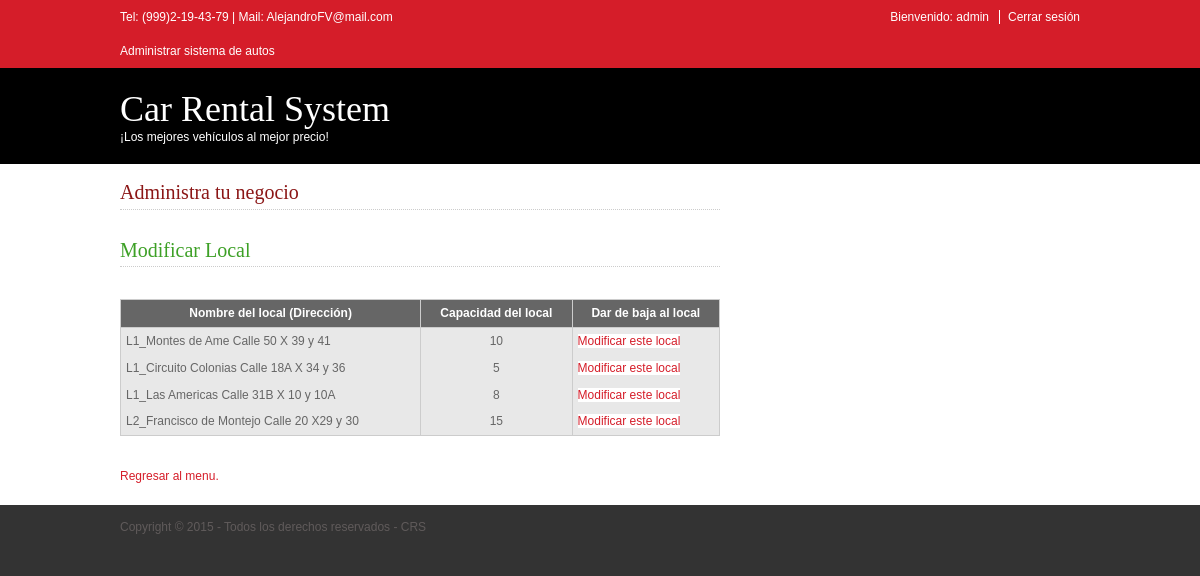
The page /pages/modificarLocation.php (signed in) on the database its author committed.
### tables this page shows
CREATE TABLE IF NOT EXISTS `location` (
  `id_location` INT NOT NULL AUTO_INCREMENT,
  `name_location` VARCHAR(80) NOT NULL,
  `capacity_location` INT NOT NULL,
  PRIMARY KEY (`id_location`));

### pages/modificarLocation.php (the view, shortened to what this page needs)
<!DOCTYPE html>
<html>
	<head>
		<link rel="stylesheet" href="../layout/styles/layout.css" type="text/css" />
	</head>
	<body id="top">
		<div class="wrapper col1">
			<div id="topbar">
				<p>Tel: (999)2-19-43-79 | Mail: <a href="mailto:AlejandroFV@mail.com">AlejandroFV@mail.com</a></p>
				<ul>
					<?php
						if (!empty($_SESSION['nick_user'])){
							$name_user = $_SESSION['nick_user'];
							echo "<li> Bienvenido: ".$name_user."</li>";
							echo "<li class='last'><a href='../layout/php/closeSession.php'>Cerrar sesión</a></li>";
						}else{
					?>
							<li><a href="login.html">Iniciar Sesión</a></li>
							<li class="last"><a href="register.html">Registrarse</a></li>
					<?php
						}
					?>
				</ul>
				<br class="clear" />
			</div>
			<?php
				if (!empty($_SESSION['nick_user'])){
					$rol_user = $_SESSION['rol_user'];
					if ($rol_user == "manager") {
						echo "<div id='topbar'>
								<p class='center'><a href='menuManager.php'>Administrar sistema de autos</a></p>
								<br class='clear' />
							</div>";
					}
				}
			?>
		</div>
		<div class="wrapper col2">
			<div id="header">
				<div class="fl_left">
					<h1><a href="../index.php">Car Rental System</a></h1>
					<p>¡Los mejores vehículos al mejor precio!</p>
				</div>
				<br class="clear" />
			</div>
		</div>
		<div class="wrapper col5">
			<div id="container">
				<div id="content">
					<h2 class="title2">Administra tu negocio</h2>
					<br class="clear">
					<h3 class="title4">Modificar Local</h3>
					<br class="clear">
					<div id="center">
						<table>
							<thead>
								<th>Nombre del local (Dirección)</th>
								<th>Capacidad del local</th>
								<th>Dar de baja al local</th>
							</thead>
							<tbody>
								<?php
									require("../layout/php/connection.php");
									$scriptSelect = "SELECT * FROM crs.location";
									$result = mysqli_query($con, $scriptSelect);
									while ($values = mysqli_fetch_array($result)) {
										echo "<tr class='dark'>
											<td>$values[1]</td>
											<td class='center'>$values[2]</td>
											<td><a href='confirmModificarLocation.php?ID= $values[0]'>Modificar este local</a></td>
										</tr>";
									}
								?>
							</tbody>
						</table>
					</div>
					<br class="clear">
				</div>
				<br class="clear" />
				<a href="menuManager.php">Regresar al menu.</a>
			</div>
		</div>
		<div class="wrapper col7">
			<div id="copyright">
				<p class="fl_left">Copyright &copy; 2015 - Todos los derechos reservados - <a href="../index.php">CRS</a></p>
				<br class="clear" />
			</div>
		</div>
	</body>
</html>

### layout/styles/layout.css (style rules this page uses)
html { overflow-y: scroll; }
body { margin: 0; padding: 0; font-size: 12px; font-family: verdana, Arial, Helvetica, sans-serif; color: #FFFFFF; background-color: #333333; }
.center { text-align: center; }
.title2 { color: #8B1616; font-size: 28px; }
.title4 { color: #3DA026; font-size: 19px; }
a { outline: none; text-decoration: none; }
.fl_left, .imgl { float: left; }
div.wrapper { display: block; width: 100%; margin: 0; text-align: left; }
div.wrapper h1, div.wrapper h2, div.wrapper h3, div.wrapper h4, div.wrapper h5, div.wrapper h6 { margin: 0 0 15px 0; padding: 0; font-size: 20px; font-weight: normal; font-family: Georgia, "Times New Roman", Times, serif; }
.col1, .col1 a { color: #FFFFFF; background-color: #D51D29; }
.col2 { color: #FFFFFF; background-color: #000000; }
.col5 { color: #666666; background-color: #FFFFFF; }
.col5 a { color: #D51D29; background-color: #FFFFFF; }
.col7, .col7 a { color: #605B5B; background-color: #333333; }
#topbar, #header, #topnav, #intro, #breadcrumb, #container, #footer, #copyright { display: block; position: relative; width: 960px; margin: 0 auto; }
#topbar { padding: 10px 0; }
#topbar p { float: left; margin: 0; padding: 0; }
#topbar ul { float: right; margin: 0; padding: 0; list-style: none; }
#topbar li { display: inline; margin: 0 8px 0 0; padding: 0 10px 0 0; border-right: 1px solid #FFFFFF; }
#topbar li.last { margin-right: 0; padding-right: 0; border: none; }
#header { padding: 20px 0; }
#header h1, #header p { margin: 0; padding: 0; }
#header .fl_left { display: block; float: left; width: 400px; }
#header h1 { margin: 0; font-size: 36px; border: none; }
#header h1 a { color: #FFFFFF; background-color: #000000; }
#container { padding: 20px 0; line-height: 1.4em; }
#container h1, #container h2, #container h3, #container h4, #container h5, #container h6 { padding-bottom: 8px; border-bottom: 1px dotted #CCCCCC; }
#content { display: block; float: left; width: 600px; }
#copyright { padding: 15px 0; }
#copyright p { margin: 0; padding: 0; }

### layout/styles/tables.css (style rules this page uses)
table { width: 100%; border-collapse: collapse; table-layout: auto; vertical-align: top; margin-bottom: 15px; border: 1px solid #CCCCCC; }
table thead th { color: #FFFFFF; background-color: #666666; border: 1px solid #CCCCCC; border-collapse: collapse; text-align: center; table-layout: auto; vertical-align: middle; }
table tbody td { vertical-align: top; border-collapse: collapse; border-left: 1px solid #CCCCCC; border-right: 1px solid #CCCCCC; }
table thead th, table tbody td { padding: 5px; border-collapse: collapse; }
table tbody tr.dark { color: #666666; background-color: #E8E8E8; }

### rows shown on the page
location: name_location "L1_Montes de Ame Calle 50 X 39 y 41", capacity_location "10"
location: name_location "L1_Circuito Colonias Calle 18A X 34 y 36", capacity_location "5"
location: name_location "L1_Las Americas Calle 31B X 10 y 10A", capacity_location "8"
location: name_location "L2_Francisco de Montejo Calle 20 X29 y 30", capacity_location "15"

### other values the page prints
$name_user "admin"
